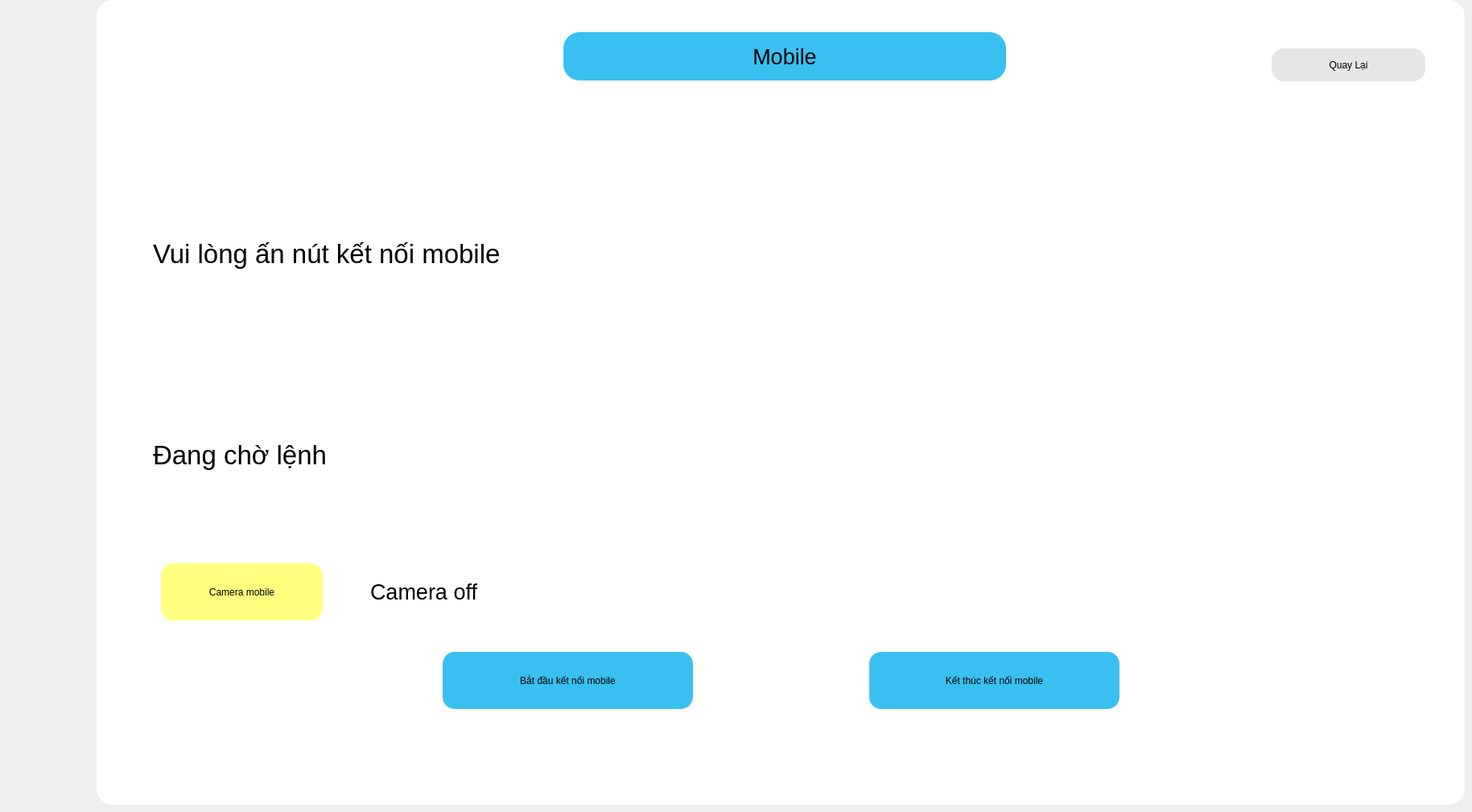
    <widget class="QWidget" name="page_mobile">
     <widget class="QFrame" name="frame_15">
      <property name="geometry">
       <rect>
        <x>120</x>
        <y>0</y>
        <width>1700</width>
        <height>1000</height>
       </rect>
      </property>
      <property name="styleSheet">
       <string notr="true">background-color: rgb(255, 255, 255);
  border-radius: 20px;</string>
      </property>
      <property name="frameShape">
       <enum>QFrame::StyledPanel</enum>
      </property>
      <property name="frameShadow">
       <enum>QFrame::Raised</enum>
      </property>
      <widget class="QLabel" name="label_mobile">
       <property name="geometry">
        <rect>
         <x>580</x>
         <y>40</y>
         <width>550</width>
         <height>60</height>
        </rect>
       </property>
       <property name="maximumSize">
        <size>
         <width>800</width>
         <height>200</height>
        </size>
       </property>
       <property name="sizeIncrement">
        <size>
         <width>800</width>
         <height>200</height>
        </size>
       </property>
       <property name="font">
        <font>
         <pointsize>20</pointsize>
         <weight>50</weight>
         <bold>false</bold>
        </font>
       </property>
       <property name="styleSheet">
        <string notr="true">
background-color: rgb(58,192,240);
border-radius: 20px;
</string>
       </property>
       <property name="text">
        <string>Mobile</string>
       </property>
       <property name="alignment">
        <set>Qt::AlignCenter</set>
       </property>
      </widget>
      <widget class="QLabel" name="label_status_3">
       <property name="geometry">
        <rect>
         <x>70</x>
         <y>200</y>
         <width>1191</width>
         <height>231</height>
        </rect>
       </property>
       <property name="font">
        <font>
         <pointsize>25</pointsize>
        </font>
       </property>
       <property name="text">
        <string>Vui lòng ấn nút kết nối mobile</string>
       </property>
      </widget>
      <widget class="QPushButton" name="btn_tat_ketnoi_mobile">
       <property name="geometry">
        <rect>
         <x>960</x>
         <y>810</y>
         <width>311</width>
         <height>71</height>
        </rect>
       </property>
       <property name="styleSheet">
        <string notr="true">QPushButton#btn_tat_ketnoi_mobile{
 
	border-radius: 15px;
	background-color: rgb(58,192,240);
	font: 75 17pt &quot;MS Shell Dlg 2&quot;;
	
}

QPushButton#btn_tat_ketnoi_mobile:pressed{
padding-left :3px;
padding-top :3px;
border-radius: 15px;
font: 75 17pt &quot;MS Shell Dlg 2&quot;;

	background-color: rgb(0, 255, 0);
}
</string>
       </property>
       <property name="text">
        <string>Kết thúc kết nối mobile</string>
       </property>
      </widget>
      <widget class="QPushButton" name="bt_back_mobile">
       <property name="geometry">
        <rect>
         <x>1460</x>
         <y>60</y>
         <width>191</width>
         <height>41</height>
        </rect>
       </property>
       <property name="styleSheet">
        <string notr="true">QPushButton#bt_back_mobile{
     border-radius: 15px;
	font: 75 23pt &quot;MS Shell Dlg 2&quot;;
	border: 1px solid rgb(230, 230, 230);
background-color: rgb(230, 230, 230);

}
QPushButton#bt_back_mobile:pressed{
background-color: qlineargradient(spread:pad, x1:0, y1:0, x2:1, y2:0, stop:0 rgba(58, 192, 255, 219), stop:1 rgba(58, 192, 255, 226));

}
QPushButton#bt_back_mobile:pressed{
padding-left :2px;
padding-top :2px;

	background-color: rgb(58, 192, 255);
}

</string>
       </property>
       <property name="text">
        <string>Quay Lại</string>
       </property>
       <property name="icon">
        <iconset>
         <normaloff>../../../.designer/images/quaylai_xoafont.png</normaloff>../../../.designer/images/quaylai_xoafont.png</iconset>
       </property>
       <property name="iconSize">
        <size>
         <width>60</width>
         <height>60</height>
        </size>
       </property>
      </widget>
      <widget class="QLabel" name="label_nhan_lenh">
       <property name="geometry">
        <rect>
         <x>70</x>
         <y>450</y>
         <width>581</width>
         <height>231</height>
        </rect>
       </property>
       <property name="font">
        <font>
         <pointsize>25</pointsize>
        </font>
       </property>
       <property name="text">
        <string>Đang chờ lệnh</string>
       </property>
      </widget>
      <widget class="QPushButton" name="btn_bat_ketnoi_mobile">
       <property name="geometry">
        <rect>
         <x>430</x>
         <y>810</y>
         <width>311</width>
         <height>71</height>
        </rect>
       </property>
       <property name="styleSheet">
        <string notr="true">QPushButton#btn_bat_ketnoi_mobile{
 
	border-radius: 15px;
	background-color: rgb(58,192,240);
	font: 75 17pt &quot;MS Shell Dlg 2&quot;;
	
}

QPushButton#btn_bat_ketnoi_mobile:pressed{
padding-left :3px;
padding-top :3px;
border-radius: 15px;
font: 75 17pt &quot;MS Shell Dlg 2&quot;;

	background-color: rgb(0, 255, 0);
}
</string>
       </property>
       <property name="text">
        <string>Bắt đầu kết nối mobile</string>
       </property>
      </widget>
      <widget class="QPushButton" name="btn_toggle_camera_mobile">
       <property name="geometry">
        <rect>
         <x>80</x>
         <y>700</y>
         <width>201</width>
         <height>71</height>
        </rect>
       </property>
       <property name="styleSheet">
        <string notr="true">QPushButton#btn_toggle_camera_mobile{
 
	border-radius: 15px;
	background-color: rgb(255, 255, 128);
	font: 75 17pt &quot;MS Shell Dlg 2&quot;;
	
}

QPushButton#btn_toggle_camera_mobile:pressed{
padding-left :3px;
padding-top :3px;
border-radius: 15px;
font: 75 17pt &quot;MS Shell Dlg 2&quot;;

	background-color: rgb(0, 255, 0);
}
</string>
       </property>
       <property name="text">
        <string>Camera mobile</string>
       </property>
      </widget>
      <widget class="QLabel" name="label_status_camera">
       <property name="geometry">
        <rect>
         <x>340</x>
         <y>710</y>
         <width>291</width>
         <height>51</height>
        </rect>
       </property>
       <property name="font">
        <font>
         <pointsize>20</pointsize>
        </font>
       </property>
       <property name="text">
        <string>Camera off</string>
       </property>
      </widget>
     </widget>
    </widget>
